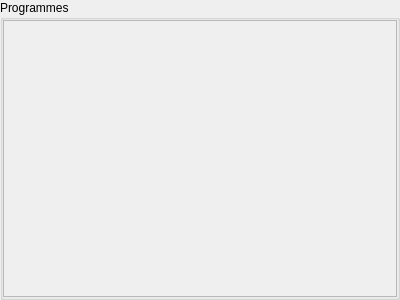
<?xml version="1.0" encoding="UTF-8"?>
<ui version="4.0">
 <class>Programmes</class>
 <widget class="QWidget" name="Programmes">
  <property name="geometry">
   <rect>
    <x>0</x>
    <y>0</y>
    <width>400</width>
    <height>300</height>
   </rect>
  </property>
  <property name="windowTitle">
   <string>Form</string>
  </property>
  <layout class="QGridLayout" name="gridLayout">
   <property name="leftMargin">
    <number>0</number>
   </property>
   <property name="topMargin">
    <number>0</number>
   </property>
   <property name="rightMargin">
    <number>0</number>
   </property>
   <property name="bottomMargin">
    <number>0</number>
   </property>
   <item row="0" column="0">
    <widget class="QGroupBox" name="groupBox">
     <property name="title">
      <string>Programmes</string>
     </property>
     <layout class="QVBoxLayout" name="verticalLayout">
      <property name="leftMargin">
       <number>0</number>
      </property>
      <property name="topMargin">
       <number>0</number>
      </property>
      <property name="rightMargin">
       <number>0</number>
      </property>
      <property name="bottomMargin">
       <number>0</number>
      </property>
      <item>
       <widget class="QScrollArea" name="scrollArea">
        <property name="widgetResizable">
         <bool>true</bool>
        </property>
        <widget class="QWidget" name="scrollAreaWidgetContents">
         <property name="geometry">
          <rect>
           <x>0</x>
           <y>0</y>
           <width>392</width>
           <height>273</height>
          </rect>
         </property>
        </widget>
       </widget>
      </item>
     </layout>
    </widget>
   </item>
  </layout>
 </widget>
 <resources/>
 <connections/>
</ui>
